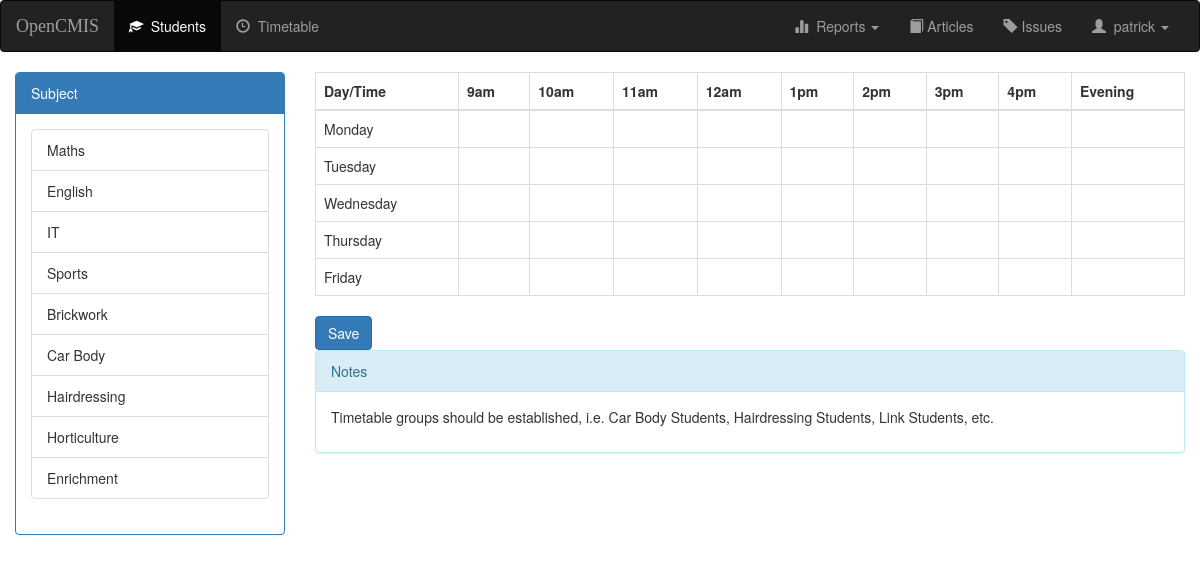
The page /timetable/subject/ (signed in) on the database its author committed.
### timetable/models.py (models this page shows, shortened)
class Subject(models.Model):
    subject = models.CharField(max_length=20)
    status = models.CharField(choices=status_choices, max_length=8)
    colour =models.CharField(max_length=6, blank=True)

### timetable/views.py (the view)
# urls.py: url(r'subject/$', views.SubjectIndex.as_view(), name='index'),
class SubjectIndex(LoginRequiredMixin, generic.ListView):
    login_url = '/login/'
    redirect_field_name = 'redirect_to'
    model = Subject
    template_name = 'timetable/subject_index.html'
    context_object_name = 'subject_list'
    def get_queryset(self):
        return Subject.objects.all()

### opencmis/templates/timetable/subject_index.html (shortened to what this page needs)
{% extends 'opencmis/base.html' %}
{% block index %}
    <div class="panel panel-primary" data-toggle="tooltip" title="Drag fields to Select or Criteria">
        <div class="panel-heading">Subject</div>
        <div class="panel-body">
            <ul class="list-group">
                {% for subject in subject_list %}
                    <li class="list-group-item" draggable="true"
                        style="background-color:#{{subject.colour}} important!;"
                       id="s{{subject.id}}"
                       ondragstart="drag(event)">{{subject.subject}}</li>
                {% empty %}
                    <div class="alert alert-warning" role="alert">
                        <strong>There are no subject records to display.</strong>
                    </div>
                {% endfor %}
            </ul>
        </div>
    </div>
{% endblock %}
{% block body %}
<table class="table table-bordered">
    <thead>
        <tr>
            <th>Day/Time</th>
            <th>9am</th>
            <th>10am</th>
            <th>11am</th>
            <th>12am</th>
            <th>1pm</th>
            <th>2pm</th>
            <th>3pm</th>
            <th>4pm</th>
            <th>Evening</th>
        </tr>
    </thead>
    <tbody>
        <tr>
            <td>Monday</td>
            <td id="s11" ondrop="drop(event)" ondragover="allowDrop(event)" ondragstart="drag(event)"></td>
            <td id="s12" ondrop="drop(event)" ondragover="allowDrop(event)" ondragstart="drag(event)"></td>
            <td id="s13" ondrop="drop(event)" ondragover="allowDrop(event)" ondragstart="drag(event)"></td>
            <td id="s14" ondrop="drop(event)" ondragover="allowDrop(event)" ondragstart="drag(event)"></td>
            <td id="s15" ondrop="drop(event)" ondragover="allowDrop(event)" ondragstart="drag(event)"></td>
            <td id="s16" ondrop="drop(event)" ondragover="allowDrop(event)" ondragstart="drag(event)"></td>
            <td id="s17" ondrop="drop(event)" ondragover="allowDrop(event)" ondragstart="drag(event)"></td>
            <td id="s18" ondrop="drop(event)" ondragover="allowDrop(event)" ondragstart="drag(event)"></td>
            <td id="s19" ondrop="drop(event)" ondragover="allowDrop(event)" ondragstart="drag(event)"></td>
        </tr>
        <tr>
            <td>Tuesday</td>
            <td id="s21" ondrop="drop(event)" ondragover="allowDrop(event)" ondragstart="drag(event)"></td>
            <td id="s22" ondrop="drop(event)" ondragover="allowDrop(event)" ondragstart="drag(event)"></td>
            <td id="s23" ondrop="drop(event)" ondragover="allowDrop(event)" ondragstart="drag(event)"></td>
            <td id="s24" ondrop="drop(event)" ondragover="allowDrop(event)" ondragstart="drag(event)"></td>
            <td id="s25" ondrop="drop(event)" ondragover="allowDrop(event)" ondragstart="drag(event)"></td>
            <td id="s26" ondrop="drop(event)" ondragover="allowDrop(event)" ondragstart="drag(event)"></td>
            <td id="s27" ondrop="drop(event)" ondragover="allowDrop(event)" ondragstart="drag(event)"></td>
            <td id="s28" ondrop="drop(event)" ondragover="allowDrop(event)" ondragstart="drag(event)"></td>
            <td id="s29" ondrop="drop(event)" ondragover="allowDrop(event)" ondragstart="drag(event)"></td>
        </tr>
        <tr>
            <td>Wednesday</td>
            <td id="s31" ondrop="drop(event)" ondragover="allowDrop(event)" ondragstart="drag(event)"></td>
            <td id="s32" ondrop="drop(event)" ondragover="allowDrop(event)" ondragstart="drag(event)"></td>
            <td id="s33" ondrop="drop(event)" ondragover="allowDrop(event)" ondragstart="drag(event)"></td>
            <td id="s34" ondrop="drop(event)" ondragover="allowDrop(event)" ondragstart="drag(event)"></td>
            <td id="s35" ondrop="drop(event)" ondragover="allowDrop(event)" ondragstart="drag(event)"></td>
            <td id="s36" ondrop="drop(event)" ondragover="allowDrop(event)" ondragstart="drag(event)"></td>
            <td id="s37" ondrop="drop(event)" ondragover="allowDrop(event)" ondragstart="drag(event)"></td>
            <td id="s38" ondrop="drop(event)" ondragover="allowDrop(event)" ondragstart="drag(event)"></td>
            <td id="s39" ondrop="drop(event)" ondragover="allowDrop(event)" ondragstart="drag(event)"></td>
        </tr>
        <tr>
            <td>Thursday</td>
            <td id="s41" ondrop="drop(event)" ondragover="allowDrop(event)" ondragstart="drag(event)"></td>
            <td id="s42" ondrop="drop(event)" ondragover="allowDrop(event)" ondragstart="drag(event)"></td>
            <td id="s43" ondrop="drop(event)" ondragover="allowDrop(event)" ondragstart="drag(event)"></td>
            <td id="s44" ondrop="drop(event)" ondragover="allowDrop(event)" ondragstart="drag(event)"></td>
            <td id="s45" ondrop="drop(event)" ondragover="allowDrop(event)" ondragstart="drag(event)"></td>
            <td id="s46" ondrop="drop(event)" ondragover="allowDrop(event)" ondragstart="drag(event)"></td>
            <td id="s47" ondrop="drop(event)" ondragover="allowDrop(event)" ondragstart="drag(event)"></td>
            <td id="s48" ondrop="drop(event)" ondragover="allowDrop(event)" ondragstart="drag(event)"></td>
            <td id="s49" ondrop="drop(event)" ondragover="allowDrop(event)" ondragstart="drag(event)"></td>
        </tr>
        <tr>
            <td>Friday</td>
            <td id="s51" ondrop="drop(event)" ondragover="allowDrop(event)" ondragstart="drag(event)"></td>
            <td id="s52" ondrop="drop(event)" ondragover="allowDrop(event)" ondragstart="drag(event)"></td>
            <td id="s53" ondrop="drop(event)" ondragover="allowDrop(event)" ondragstart="drag(event)"></td>
            <td id="s54" ondrop="drop(event)" ondragover="allowDrop(event)" ondragstart="drag(event)"></td>
            <td id="s55" ondrop="drop(event)" ondragover="allowDrop(event)" ondragstart="drag(event)"></td>
            <td id="s56" ondrop="drop(event)" ondragover="allowDrop(event)" ondragstart="drag(event)"></td>
            <td id="s57" ondrop="drop(event)" ondragover="allowDrop(event)" ondragstart="drag(event)"></td>
            <td id="s58" ondrop="drop(event)" ondragover="allowDrop(event)" ondragstart="drag(event)"></td>
            <td id="s59" ondrop="drop(event)" ondragover="allowDrop(event)" ondragstart="drag(event)"></td>
        </tr>
    </tbody>
</table>
<input type="submit" class="btn btn-primary" value="Save">
<div class="panel panel-info">
    <div class="panel-heading">Notes</div>
    <div class="panel-body">
        <p>Timetable groups should be established, i.e. Car Body Students, Hairdressing Students, Link Students, etc.</p>
    </div>
{% endblock %}

### opencmis/templates/opencmis/base.html (shortened to what this page needs)
<!DOCTYPE html>
<html lang="en">
<head>
    {% load staticfiles %}
    <link rel="stylesheet" href="https://maxcdn.bootstrapcdn.com/bootstrap/3.3.7/css/bootstrap.min.css">
    <link rel="stylesheet" type="text/css" href="{% static 'style.css' %}"/>
</head>
<body>
    <nav class="navbar navbar-inverse hidden-print">
        <div class="container-fluid">
            <div class="navbar-header">
                <a class="navbar-brand" href="{% url 'opencmis:dashboard' %}">OpenCMIS</a>
            </div>
            <div class="collapse navbar-collapse" id="topNavBar">
                <ul class="nav navbar-nav">
                    <li class="active">
                        <a href="{% url 'opencmis:index' %}">
                            <span class="glyphicon glyphicon-education" area-hidden="true"></span>&nbsp;&nbsp;Students
                        </a>
                    </li>
                    <li class="">
                        <a href="/timetable/subject/">
                            <span class="glyphicon glyphicon-time" area-hidden="true"></span>&nbsp;&nbsp;Timetable
                        </a>
                    </li>
                </ul>
                <ul class="nav navbar-nav navbar-right">
                    <li class="dropdown">
                        <a href="#" class="dropdown-toggle" data-toggle="dropdown" role="button" aria-haspopup="true"
                           aria-expanded="false"><span class="glyphicon glyphicon-stats" area-hidden="true"></span>&nbsp;&nbsp;Reports <span class="caret"></span></a>
                    </li>
                    <li class="">
                        <a href="/article/">
                            <span class="glyphicon glyphicon-book" area-hidden="true"></span> Articles
                        </a>
                    </li>
                    <li class="">
                        <a href="/issue/">
                            <span class="glyphicon glyphicon-tag" area-hidden="true"></span> Issues
                        </a>
                    </li>
                    <li class="dropdown">
                        <a href="#" class="dropdown-toggle" data-toggle="dropdown" role="button"
                           aria-haspopup="true"
                           aria-expanded="false"><span class="glyphicon glyphicon-user" area-hidden="true"></span>&nbsp;&nbsp;{{user}}
                            <span class="caret"></span></a>
                    </li>
                </ul>
            </div>
        </div>
    </nav>
    <div class="container-fluid">
        <div class="row">
            <div class="col-sm-3">
                <div class="hidden-print">
                    {% block index %}
                    {% endblock %}
                </div>
            </div>
            <div class="col-sm-9">
                {% block body %}
                {% endblock %}
            </div>
        </div>
    </div>
</body>
</html>

### opencmis/static/style.css (style rules this page uses)
.navbar-brand { font-family: Righteous sans-serif; }

### rows shown on the page
Subject: subject "Maths"
Subject: subject "English"
Subject: subject "IT"
Subject: subject "Sports"
Subject: subject "Brickwork"
Subject: subject "Car Body"
Subject: subject "Hairdressing"
Subject: subject "Horticulture"
Subject: subject "Enrichment"

### other values the page prints
{{ user }} "patrick"
